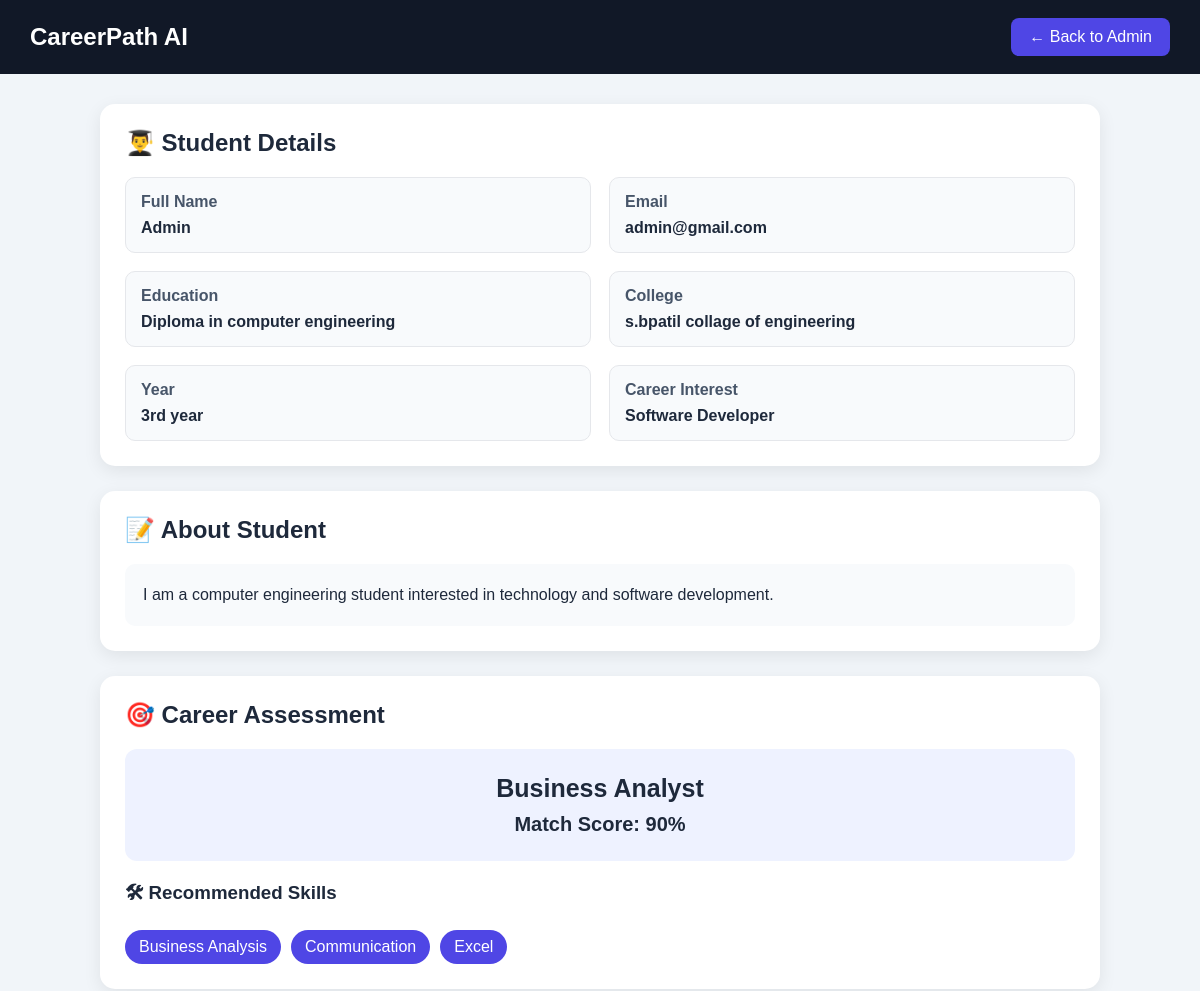
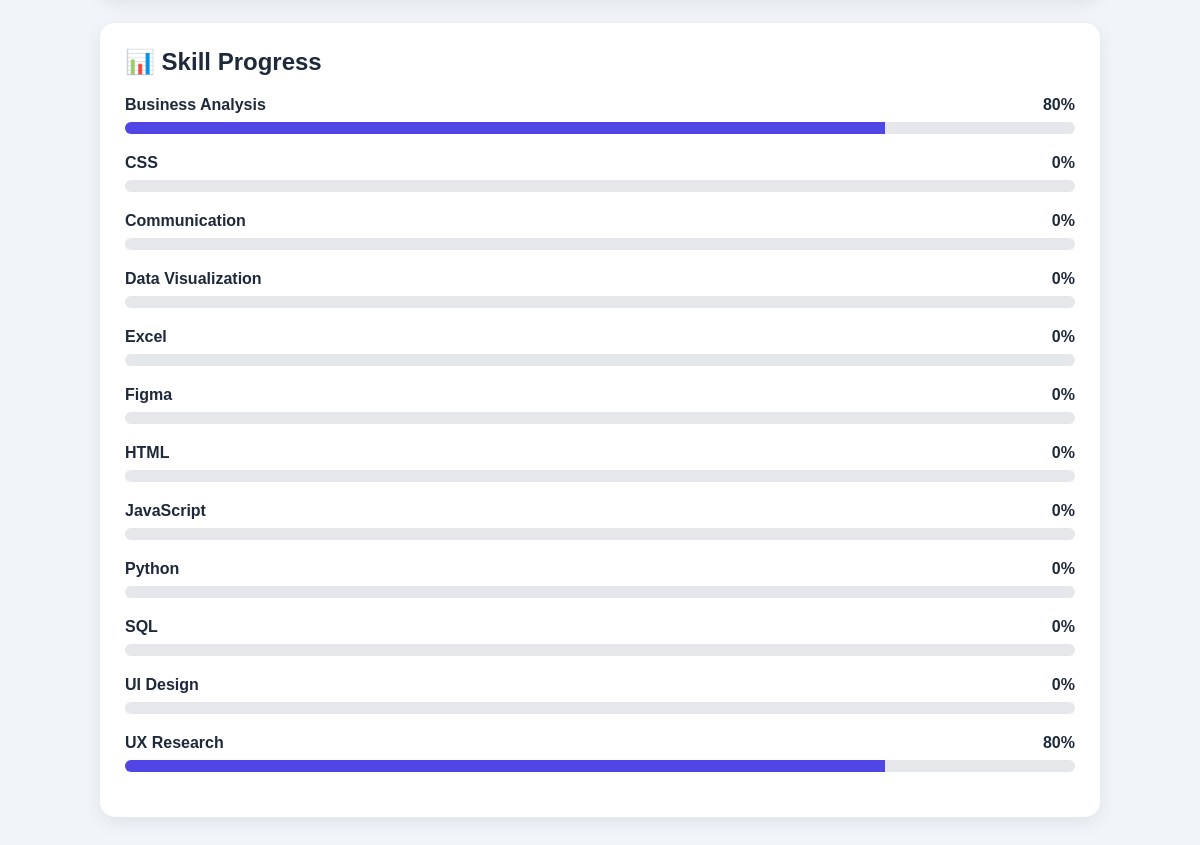
Page /admin/student/admin@gmail.com (signed in) on the earlier database version (2 pictures, top to bottom).
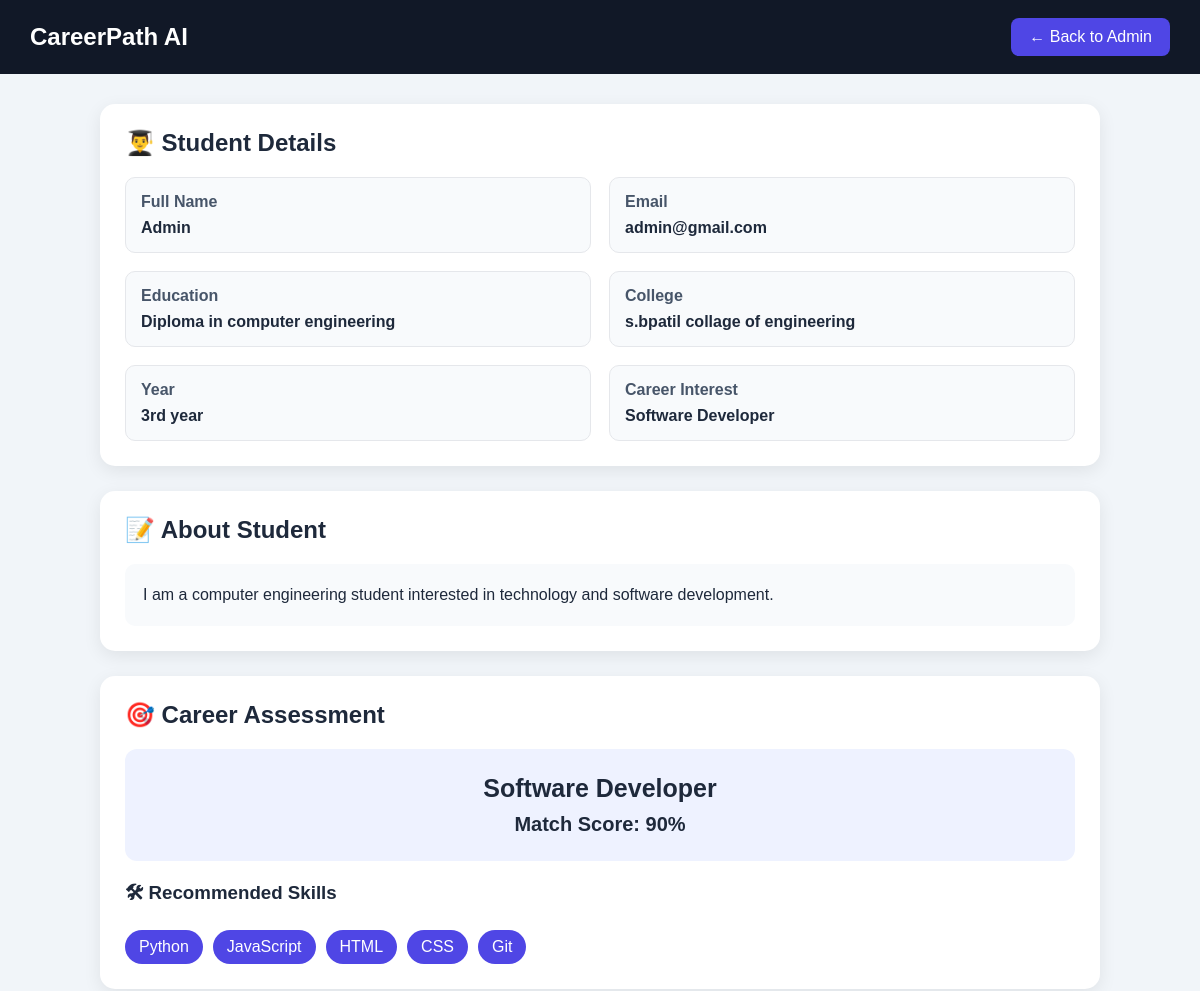
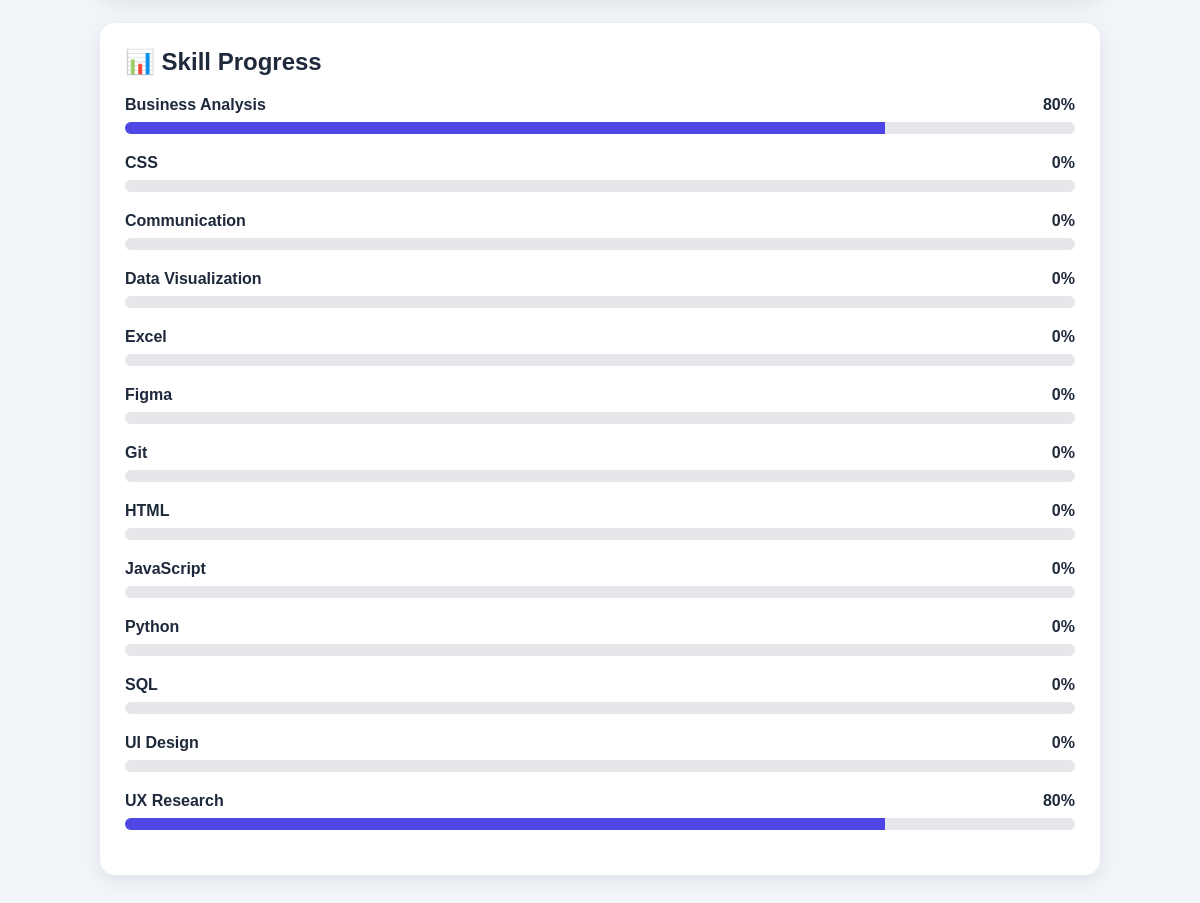
Same page on the later database version (2 pictures, top to bottom).
### tables this page shows
CREATE TABLE users (
            id INTEGER PRIMARY KEY AUTOINCREMENT,
            name TEXT NOT NULL,
            email TEXT UNIQUE NOT NULL,
            password TEXT NOT NULL
        , education TEXT, college TEXT, year TEXT, career TEXT, about TEXT);

CREATE TABLE assessments (
            id INTEGER PRIMARY KEY AUTOINCREMENT,
            user_email TEXT NOT NULL,
            career TEXT NOT NULL,
            score INTEGER NOT NULL,
            skills TEXT NOT NULL
        );

CREATE TABLE progress (
            id INTEGER PRIMARY KEY AUTOINCREMENT,
            user_email TEXT NOT NULL,
            skill TEXT NOT NULL,
            progress INTEGER NOT NULL,
            UNIQUE(user_email, skill)
        );

### app.py (the view)
@app.route("/admin/student/<email>")
def admin_student(email):
    if not session.get("admin_logged_in"):
        return redirect("/admin-login")
    conn = sqlite3.connect("database/careerpath.db")
    cursor = conn.cursor()
    cursor.execute("""
        SELECT
            name,
            email,
            education,
            college,
            year,
            career,
            about
        FROM users
        WHERE email = ?
    """, (email,))
    student = cursor.fetchone()
    cursor.execute("""
        SELECT
            career,
            score,
            skills
        FROM assessments
        WHERE user_email = ?
        ORDER BY id DESC
        LIMIT 1
    """, (email,))
    assessment_data = cursor.fetchone()
    cursor.execute("""
        SELECT
            skill,
            progress
        FROM progress
        WHERE user_email = ?
        ORDER BY skill
    """, (email,))
    student_progress = cursor.fetchall()
    conn.close()
    if not student:
        return "Student not found."
    return render_template(
        "admin_student.html",
        student=student,
        assessment=assessment_data,
        student_progress=student_progress
    )

### templates/admin_student.html (shortened to what this page needs)
<!DOCTYPE html>
<html lang="en">
<head>
</head>
<body>
<header>
    <h1>CareerPath AI</h1>
    <a href="/admin" class="back-btn">
        ← Back to Admin
    </a>
</header>
<div class="container">
    <div class="card">
        <h2>👨‍🎓 Student Details</h2>
        <div class="info-grid">
            <div class="info-box">
                <strong>Full Name</strong>
                <span>
                    {{ student[0] or "Not Provided" }}
                </span>
            </div>
            <div class="info-box">
                <strong>Email</strong>
                <span>
                    {{ student[1] or "Not Provided" }}
                </span>
            </div>
            <div class="info-box">
                <strong>Education</strong>
                <span>
                    {{ student[2] or "Not Provided" }}
                </span>
            </div>
            <div class="info-box">
                <strong>College</strong>
                <span>
                    {{ student[3] or "Not Provided" }}
                </span>
            </div>
            <div class="info-box">
                <strong>Year</strong>
                <span>
                    {{ student[4] or "Not Provided" }}
                </span>
            </div>
            <div class="info-box">
                <strong>Career Interest</strong>
                <span>
                    {{ student[5] or "Not Provided" }}
                </span>
            </div>
        </div>
    </div>
    <div class="card">
        <h2>📝 About Student</h2>
        <div class="about">
            {% if student[6] %}
                {{ student[6] }}
            {% else %}
                <span class="no-data">
                    No information added.
                </span>
            {% endif %}
        </div>
    </div>
    <div class="card">
        <h2>🎯 Career Assessment</h2>
        {% if assessment %}
            <div class="career-box">
                <div class="career-name">
                    {{ assessment[0] }}
                </div>
                <div class="score">
                    Match Score: {{ assessment[1] }}%
                </div>
            </div>
            <h3>🛠 Recommended Skills</h3>
            <div class="skills">
                {% for skill in assessment[2].split(",") %}
                    <span class="skill-tag">
                        {{ skill.strip() }}
                    </span>
                {% endfor %}
            </div>
        {% else %}
            <p class="no-data">
                Student has not completed the assessment.
            </p>
        {% endif %}
    </div>
    <div class="card">
        <h2>📊 Skill Progress</h2>
        {% if student_progress %}
            {% for item in student_progress %}
                <div class="progress-item">
                    <div class="progress-header">
                        <span>
                            {{ item[0] }}
                        </span>
                        <span>
                            {{ item[1] }}%
                        </span>
                    </div>
                    <div class="progress-bar">
                        <div
                            class="progress-fill"
                            style="width: {{ item[1] }}%;"
                        ></div>
                    </div>
                </div>
            {% endfor %}
        {% else %}
            <p class="no-data">
                No skill progress available.
            </p>
        {% endif %}
    </div>
</div>
</body>
</html>

### templates/admin_student.html (style rules this page uses)
* { box-sizing: border-box; }
body { margin: 0; font-family: Arial, sans-serif; background: #f1f5f9; color: #1e293b; }
header { background: #111827; color: white; padding: 18px 30px; display: flex; justify-content: space-between; align-items: center; }
header h1 { margin: 0; font-size: 24px; }
.back-btn { text-decoration: none; background: #4f46e5; color: white; padding: 10px 18px; border-radius: 8px; }
.container { width: 90%; max-width: 1000px; margin: 30px auto; }
.card { background: white; padding: 25px; border-radius: 15px; margin-bottom: 25px; box-shadow: 0 5px 18px rgba(0,0,0,0.08); }
.card h2 { margin-top: 0; margin-bottom: 20px; }
.info-grid { display: grid; grid-template-columns: repeat(2, 1fr); gap: 18px; }
.info-box { background: #f8fafc; padding: 15px; border-radius: 10px; border: 1px solid #e5e7eb; }
.info-box strong { display: block; margin-bottom: 8px; color: #475569; }
.info-box span { font-weight: 600; }
.career-box { text-align: center; background: #eef2ff; padding: 25px; border-radius: 12px; }
.career-name { font-size: 25px; font-weight: bold; margin-bottom: 10px; }
.score { font-size: 20px; font-weight: bold; }
.skills { display: flex; flex-wrap: wrap; gap: 10px; }
.skill-tag { background: #4f46e5; color: white; padding: 8px 14px; border-radius: 20px; }
.progress-item { margin-bottom: 20px; }
.progress-header { display: flex; justify-content: space-between; margin-bottom: 8px; font-weight: bold; }
.progress-bar { width: 100%; height: 12px; background: #e5e7eb; border-radius: 20px; overflow: hidden; }
.progress-fill { height: 100%; background: #4f46e5; }
.about { background: #f8fafc; padding: 18px; border-radius: 10px; line-height: 1.6; }

Differences in the rows shown:
no longer on this page (row unchanged): assessments: career "Business Analyst", score "90"
added assessments: career "Software Developer", score "90"
added progress: skill "Git", progress "0"
Other differences:
new list line: "Python"
new list line: "JavaScript"
new list line: "HTML"
new list line: "CSS"
new list line: "Git"
list line gone: "Business Analysis"
list line gone: "Communication"
list line gone: "Excel"
